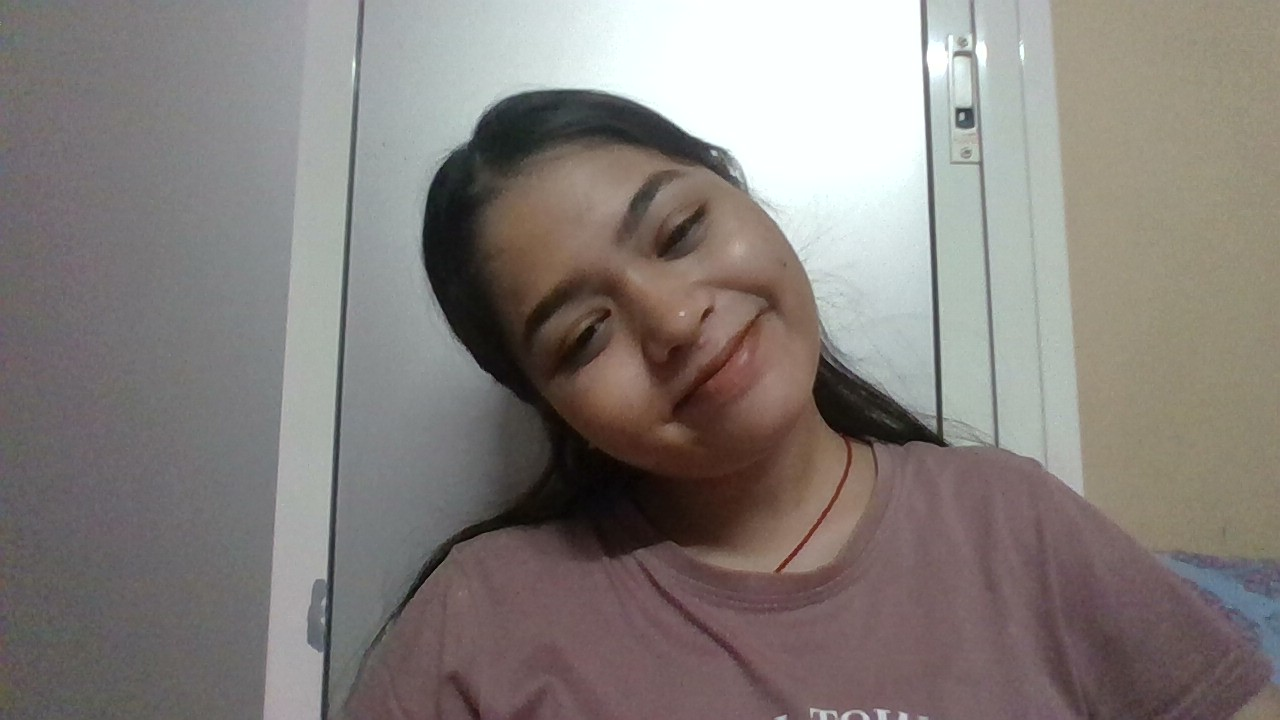
#> input picture Phase 1/WIN_20250814_14_23_40_Pro.jpg, 1280 x 720 px
$ python Mini_assignment.py
#> lines starting #> are read from the running program, lines starting #| are printed output that depends on the picture
import cv2

image = cv2.imread("WIN_20250814_14_23_40_Pro.jpg")
#> image is the input picture: shape (720, 1280, 3); mean B, G, R 122.6, 126.3, 132.6

if image is not None:
    gray = cv2.cvtColor(image, cv2.COLOR_BGR2GRAY)
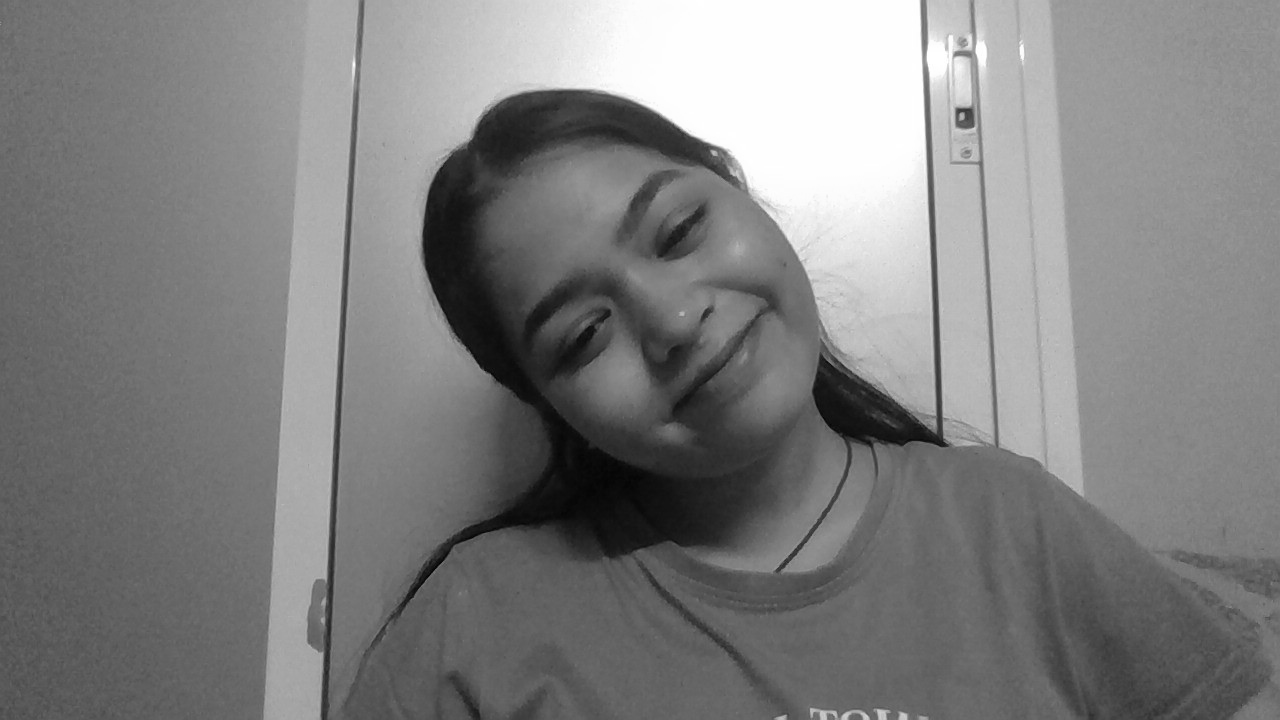
#> gray: shape (720, 1280); min 1, max 255, mean 127.7
    cv2.imshow("grayscale image is showing", gray)
    cv2.waitKey(0)
    cv2.destroyAllWindows()

    save = input("do you want to save this image ? (yes/no)")
#> the answer given: out.png
    if save == "yes":
        name = input("give me the name of the saved image: ")
        sucess = cv2.imwrite(f"{name}.png", gray)
        if sucess:
            print(f"image saved successfully as '{name}.png'")
        else:
            print("cannot save image")
    else:
        print("image not saved")

else:
    print("Image is not loaded")
